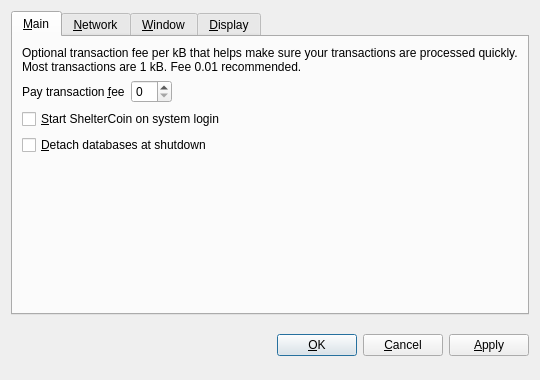
<?xml version="1.0" encoding="UTF-8"?>
<ui version="4.0">
 <class>OptionsDialog</class>
 <widget class="QDialog" name="OptionsDialog">
  <property name="geometry">
   <rect>
    <x>0</x>
    <y>0</y>
    <width>540</width>
    <height>380</height>
   </rect>
  </property>
  <property name="windowTitle">
   <string>Options</string>
  </property>
  <property name="modal">
   <bool>true</bool>
  </property>
  <layout class="QVBoxLayout" name="verticalLayout">
   <item>
    <widget class="QTabWidget" name="tabWidget">
     <property name="tabPosition">
      <enum>QTabWidget::North</enum>
     </property>
     <property name="currentIndex">
      <number>0</number>
     </property>
     <widget class="QWidget" name="tabMain">
      <attribute name="title">
       <string>&amp;Main</string>
      </attribute>
      <layout class="QVBoxLayout" name="verticalLayout_Main">
       <item>
        <widget class="QLabel" name="transactionFeeInfoLabel">
         <property name="text">
          <string>Optional transaction fee per kB that helps make sure your transactions are processed quickly. Most transactions are 1 kB. Fee 0.01 recommended.</string>
         </property>
         <property name="textFormat">
          <enum>Qt::PlainText</enum>
         </property>
         <property name="wordWrap">
          <bool>true</bool>
         </property>
        </widget>
       </item>
       <item>
        <layout class="QHBoxLayout" name="horizontalLayout_Main">
         <item>
          <widget class="QLabel" name="transactionFeeLabel">
           <property name="text">
            <string>Pay transaction &amp;fee</string>
           </property>
           <property name="textFormat">
            <enum>Qt::PlainText</enum>
           </property>
           <property name="buddy">
            <cstring>transactionFee</cstring>
           </property>
          </widget>
         </item>
         <item>
          <widget class="BitcoinAmountField" name="transactionFee"/>
         </item>
         <item>
          <spacer name="horizontalSpacer_Main">
           <property name="orientation">
            <enum>Qt::Horizontal</enum>
           </property>
           <property name="sizeHint" stdset="0">
            <size>
             <width>40</width>
             <height>20</height>
            </size>
           </property>
          </spacer>
         </item>
        </layout>
       </item>
       <item>
        <widget class="QCheckBox" name="bitcoinAtStartup">
         <property name="toolTip">
          <string>Automatically start ShelterCoin after logging in to the system.</string>
         </property>
         <property name="text">
          <string>&amp;Start ShelterCoin on system login</string>
         </property>
        </widget>
       </item>
       <item>
        <widget class="QCheckBox" name="detachDatabases">
         <property name="toolTip">
          <string>Detach block and address databases at shutdown. This means they can be moved to another data directory, but it slows down shutdown. The wallet is always detached.</string>
         </property>
         <property name="text">
          <string>&amp;Detach databases at shutdown</string>
         </property>
        </widget>
       </item>
       <item>
        <spacer name="verticalSpacer_Main">
         <property name="orientation">
          <enum>Qt::Vertical</enum>
         </property>
         <property name="sizeHint" stdset="0">
          <size>
           <width>20</width>
           <height>40</height>
          </size>
         </property>
        </spacer>
       </item>
      </layout>
     </widget>
     <widget class="QWidget" name="tabNetwork">
      <attribute name="title">
       <string>&amp;Network</string>
      </attribute>
      <layout class="QVBoxLayout" name="verticalLayout_Network">
       <item>
        <widget class="QCheckBox" name="mapPortUpnp">
         <property name="toolTip">
          <string>Automatically open the ShelterCoin client port on the router. This only works when your router supports UPnP and it is enabled.</string>
         </property>
         <property name="text">
          <string>Map port using &amp;UPnP</string>
         </property>
        </widget>
       </item>
       <item>
        <widget class="QCheckBox" name="connectSocks">
         <property name="toolTip">
          <string>Connect to the ShelterCoin network through a SOCKS proxy (e.g. when connecting through Tor).</string>
         </property>
         <property name="text">
          <string>&amp;Connect through SOCKS proxy:</string>
         </property>
        </widget>
       </item>
       <item>
        <layout class="QHBoxLayout" name="horizontalLayout_Network">
         <item>
          <widget class="QLabel" name="proxyIpLabel">
           <property name="text">
            <string>Proxy &amp;IP:</string>
           </property>
           <property name="textFormat">
            <enum>Qt::PlainText</enum>
           </property>
           <property name="buddy">
            <cstring>proxyIp</cstring>
           </property>
          </widget>
         </item>
         <item>
          <widget class="QValidatedLineEdit" name="proxyIp">
           <property name="maximumSize">
            <size>
             <width>140</width>
             <height>16777215</height>
            </size>
           </property>
           <property name="toolTip">
            <string>IP address of the proxy (e.g. 127.0.0.1)</string>
           </property>
          </widget>
         </item>
         <item>
          <widget class="QLabel" name="proxyPortLabel">
           <property name="text">
            <string>&amp;Port:</string>
           </property>
           <property name="textFormat">
            <enum>Qt::PlainText</enum>
           </property>
           <property name="buddy">
            <cstring>proxyPort</cstring>
           </property>
          </widget>
         </item>
         <item>
          <widget class="QLineEdit" name="proxyPort">
           <property name="maximumSize">
            <size>
             <width>55</width>
             <height>16777215</height>
            </size>
           </property>
           <property name="toolTip">
            <string>Port of the proxy (e.g. 9050)</string>
           </property>
          </widget>
         </item>
         <item>
          <widget class="QLabel" name="socksVersionLabel">
           <property name="text">
            <string>SOCKS &amp;Version:</string>
           </property>
           <property name="textFormat">
            <enum>Qt::PlainText</enum>
           </property>
           <property name="buddy">
            <cstring>socksVersion</cstring>
           </property>
          </widget>
         </item>
         <item>
          <widget class="QValueComboBox" name="socksVersion">
           <property name="toolTip">
            <string>SOCKS version of the proxy (e.g. 5)</string>
           </property>
          </widget>
         </item>
         <item>
          <spacer name="horizontalSpacer_Network">
           <property name="orientation">
            <enum>Qt::Horizontal</enum>
           </property>
           <property name="sizeHint" stdset="0">
            <size>
             <width>40</width>
             <height>20</height>
            </size>
           </property>
          </spacer>
         </item>
        </layout>
       </item>
       <item>
        <spacer name="verticalSpacer_Network">
         <property name="orientation">
          <enum>Qt::Vertical</enum>
         </property>
         <property name="sizeHint" stdset="0">
          <size>
           <width>20</width>
           <height>40</height>
          </size>
         </property>
        </spacer>
       </item>
      </layout>
     </widget>
     <widget class="QWidget" name="tabWindow">
      <attribute name="title">
       <string>&amp;Window</string>
      </attribute>
      <layout class="QVBoxLayout" name="verticalLayout_Window">
       <item>
        <widget class="QCheckBox" name="minimizeToTray">
         <property name="toolTip">
          <string>Show only a tray icon after minimizing the window.</string>
         </property>
         <property name="text">
          <string>&amp;Minimize to the tray instead of the taskbar</string>
         </property>
        </widget>
       </item>
       <item>
        <widget class="QCheckBox" name="minimizeOnClose">
         <property name="toolTip">
          <string>Minimize instead of exit the application when the window is closed. When this option is enabled, the application will be closed only after selecting Quit in the menu.</string>
         </property>
         <property name="text">
          <string>M&amp;inimize on close</string>
         </property>
        </widget>
       </item>
       <item>
        <spacer name="verticalSpacer_Window">
         <property name="orientation">
          <enum>Qt::Vertical</enum>
         </property>
         <property name="sizeHint" stdset="0">
          <size>
           <width>20</width>
           <height>40</height>
          </size>
         </property>
        </spacer>
       </item>
      </layout>
     </widget>
     <widget class="QWidget" name="tabDisplay">
      <attribute name="title">
       <string>&amp;Display</string>
      </attribute>
      <layout class="QVBoxLayout" name="verticalLayout_Display">
       <item>
        <layout class="QHBoxLayout" name="horizontalLayout_1_Display">
         <item>
          <widget class="QLabel" name="langLabel">
           <property name="text">
            <string>User Interface &amp;language:</string>
           </property>
           <property name="textFormat">
            <enum>Qt::PlainText</enum>
           </property>
           <property name="buddy">
            <cstring>lang</cstring>
           </property>
          </widget>
         </item>
         <item>
          <widget class="QValueComboBox" name="lang">
           <property name="toolTip">
            <string>The user interface language can be set here. This setting will take effect after restarting ShelterCoin.</string>
           </property>
          </widget>
         </item>
        </layout>
       </item>
       <item>
        <layout class="QHBoxLayout" name="horizontalLayout_2_Display">
         <item>
          <widget class="QLabel" name="unitLabel">
           <property name="text">
            <string>&amp;Unit to show amounts in:</string>
           </property>
           <property name="textFormat">
            <enum>Qt::PlainText</enum>
           </property>
           <property name="buddy">
            <cstring>unit</cstring>
           </property>
          </widget>
         </item>
         <item>
          <widget class="QValueComboBox" name="unit">
           <property name="toolTip">
            <string>Choose the default subdivision unit to show in the interface and when sending coins.</string>
           </property>
          </widget>
         </item>
        </layout>
       </item>
       <item>
        <widget class="QCheckBox" name="displayAddresses">
         <property name="toolTip">
          <string>Whether to show ShelterCoin addresses in the transaction list or not.</string>
         </property>
         <property name="text">
          <string>&amp;Display addresses in transaction list</string>
         </property>
        </widget>
       </item>
       <item>
        <widget class="QCheckBox" name="coinControlFeatures">
         <property name="toolTip">
          <string>Whether to show coin control features or not.</string>
         </property>
         <property name="text">
          <string>Display coin &amp;control features (experts only!)</string>
         </property>
        </widget>
       </item>
       <item>
        <spacer name="verticalSpacer_Display">
         <property name="orientation">
          <enum>Qt::Vertical</enum>
         </property>
         <property name="sizeHint" stdset="0">
          <size>
           <width>20</width>
           <height>40</height>
          </size>
         </property>
        </spacer>
       </item>
      </layout>
     </widget>
    </widget>
   </item>
   <item>
    <layout class="QHBoxLayout" name="horizontalLayout_Buttons">
     <item>
      <spacer name="horizontalSpacer_1">
       <property name="orientation">
        <enum>Qt::Horizontal</enum>
       </property>
       <property name="sizeHint" stdset="0">
        <size>
         <width>40</width>
         <height>48</height>
        </size>
       </property>
      </spacer>
     </item>
     <item>
      <widget class="QLabel" name="statusLabel">
       <property name="font">
        <font>
         <weight>75</weight>
         <bold>true</bold>
        </font>
       </property>
       <property name="text">
        <string/>
       </property>
       <property name="textFormat">
        <enum>Qt::PlainText</enum>
       </property>
       <property name="wordWrap">
        <bool>true</bool>
       </property>
      </widget>
     </item>
     <item>
      <spacer name="horizontalSpacer_2">
       <property name="orientation">
        <enum>Qt::Horizontal</enum>
       </property>
       <property name="sizeHint" stdset="0">
        <size>
         <width>40</width>
         <height>48</height>
        </size>
       </property>
      </spacer>
     </item>
     <item>
      <widget class="QPushButton" name="okButton">
       <property name="text">
        <string>&amp;OK</string>
       </property>
      </widget>
     </item>
     <item>
      <widget class="QPushButton" name="cancelButton">
       <property name="text">
        <string>&amp;Cancel</string>
       </property>
       <property name="autoDefault">
        <bool>false</bool>
       </property>
      </widget>
     </item>
     <item>
      <widget class="QPushButton" name="applyButton">
       <property name="text">
        <string>&amp;Apply</string>
       </property>
       <property name="autoDefault">
        <bool>false</bool>
       </property>
      </widget>
     </item>
    </layout>
   </item>
  </layout>
 </widget>
 <customwidgets>
  <customwidget>
   <class>BitcoinAmountField</class>
   <extends>QSpinBox</extends>
   <header>bitcoinamountfield.h</header>
  </customwidget>
  <customwidget>
   <class>QValueComboBox</class>
   <extends>QComboBox</extends>
   <header>qvaluecombobox.h</header>
  </customwidget>
  <customwidget>
   <class>QValidatedLineEdit</class>
   <extends>QLineEdit</extends>
   <header>qvalidatedlineedit.h</header>
  </customwidget>
 </customwidgets>
 <resources/>
 <connections/>
</ui>
